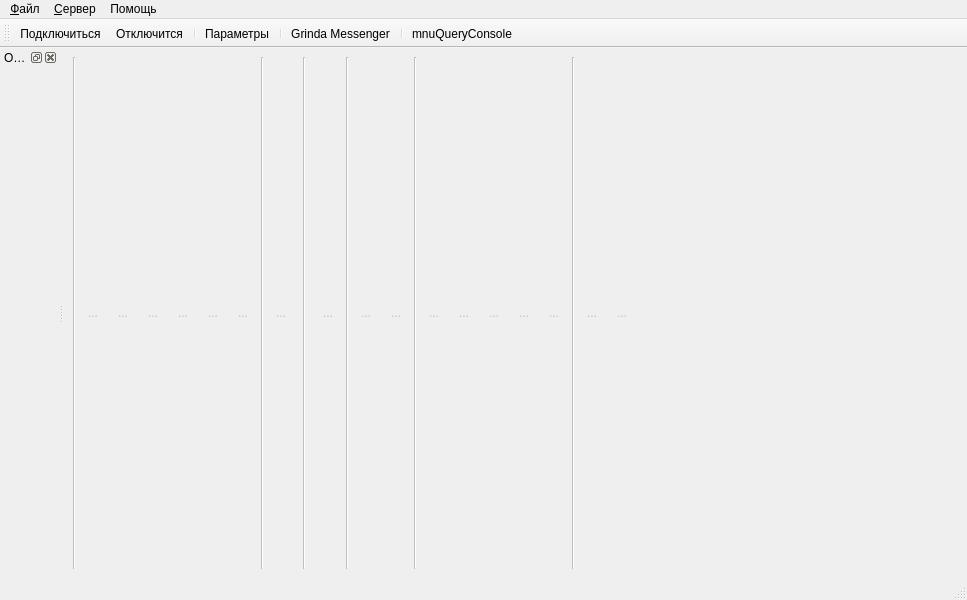
<?xml version="1.0" encoding="UTF-8"?>
<ui version="4.0">
 <class>MainWindow</class>
 <widget class="QMainWindow" name="MainWindow">
  <property name="geometry">
   <rect>
    <x>0</x>
    <y>0</y>
    <width>967</width>
    <height>600</height>
   </rect>
  </property>
  <property name="windowTitle">
   <string>Менеджер сервера</string>
  </property>
  <property name="windowIcon">
   <iconset resource="../ba_resurses.qrc">
    <normaloff>:/img/socket.ico</normaloff>:/img/socket.ico</iconset>
  </property>
  <widget class="QWidget" name="centralwidget">
   <layout class="QGridLayout" name="gridLayout">
    <item row="0" column="0">
     <widget class="QWidget" name="widgetToolBar" native="true">
      <property name="enabled">
       <bool>false</bool>
      </property>
      <layout class="QHBoxLayout" name="horizontalLayout">
       <property name="leftMargin">
        <number>0</number>
       </property>
       <property name="topMargin">
        <number>0</number>
       </property>
       <property name="rightMargin">
        <number>0</number>
       </property>
       <property name="bottomMargin">
        <number>0</number>
       </property>
       <item>
        <widget class="QLabel" name="label">
         <property name="minimumSize">
          <size>
           <width>2</width>
           <height>0</height>
          </size>
         </property>
         <property name="maximumSize">
          <size>
           <width>2</width>
           <height>16777215</height>
          </size>
         </property>
         <property name="frameShape">
          <enum>QFrame::VLine</enum>
         </property>
         <property name="frameShadow">
          <enum>QFrame::Sunken</enum>
         </property>
         <property name="text">
          <string/>
         </property>
        </widget>
       </item>
       <item>
        <widget class="QToolButton" name="btnAdd">
         <property name="toolTip">
          <string>Доавить</string>
         </property>
         <property name="text">
          <string>...</string>
         </property>
         <property name="icon">
          <iconset resource="../ba_resurses.qrc">
           <normaloff>:/img/itemAdd.png</normaloff>:/img/itemAdd.png</iconset>
         </property>
         <property name="autoRaise">
          <bool>true</bool>
         </property>
        </widget>
       </item>
       <item>
        <widget class="QToolButton" name="btnAddGroup">
         <property name="text">
          <string>...</string>
         </property>
         <property name="icon">
          <iconset resource="../ba_resurses.qrc">
           <normaloff>:/img/addGroup.png</normaloff>:/img/addGroup.png</iconset>
         </property>
         <property name="autoRaise">
          <bool>true</bool>
         </property>
        </widget>
       </item>
       <item>
        <widget class="QToolButton" name="btnMoveTo">
         <property name="text">
          <string>...</string>
         </property>
         <property name="icon">
          <iconset resource="../ba_resurses.qrc">
           <normaloff>:/img/move_to.png</normaloff>:/img/move_to.png</iconset>
         </property>
         <property name="autoRaise">
          <bool>true</bool>
         </property>
        </widget>
       </item>
       <item>
        <widget class="QToolButton" name="btnEdit">
         <property name="toolTip">
          <string>Изменить</string>
         </property>
         <property name="text">
          <string>...</string>
         </property>
         <property name="icon">
          <iconset resource="../ba_resurses.qrc">
           <normaloff>:/img/itemEdit.png</normaloff>:/img/itemEdit.png</iconset>
         </property>
         <property name="autoRaise">
          <bool>true</bool>
         </property>
        </widget>
       </item>
       <item>
        <widget class="QToolButton" name="btnDelete">
         <property name="toolTip">
          <string>Удалить</string>
         </property>
         <property name="text">
          <string>...</string>
         </property>
         <property name="icon">
          <iconset resource="../ba_resurses.qrc">
           <normaloff>:/img/itemDelete.png</normaloff>:/img/itemDelete.png</iconset>
         </property>
         <property name="autoRaise">
          <bool>true</bool>
         </property>
        </widget>
       </item>
       <item>
        <widget class="QToolButton" name="btnSendClientRelease">
         <property name="toolTip">
          <string>Загрузить новую версию мобильного приложения</string>
         </property>
         <property name="text">
          <string>...</string>
         </property>
         <property name="icon">
          <iconset resource="../ba_resurses.qrc">
           <normaloff>:/img/save.png</normaloff>:/img/save.png</iconset>
         </property>
         <property name="autoRaise">
          <bool>true</bool>
         </property>
        </widget>
       </item>
       <item>
        <widget class="QLabel" name="label_2">
         <property name="maximumSize">
          <size>
           <width>2</width>
           <height>16777215</height>
          </size>
         </property>
         <property name="frameShape">
          <enum>QFrame::VLine</enum>
         </property>
         <property name="frameShadow">
          <enum>QFrame::Sunken</enum>
         </property>
         <property name="text">
          <string/>
         </property>
        </widget>
       </item>
       <item>
        <widget class="QToolButton" name="btnInfo">
         <property name="text">
          <string>...</string>
         </property>
         <property name="icon">
          <iconset resource="../ba_resurses.qrc">
           <normaloff>:/img/!.png</normaloff>:/img/!.png</iconset>
         </property>
         <property name="autoRaise">
          <bool>true</bool>
         </property>
        </widget>
       </item>
       <item>
        <widget class="QLabel" name="label_6">
         <property name="minimumSize">
          <size>
           <width>2</width>
           <height>0</height>
          </size>
         </property>
         <property name="frameShape">
          <enum>QFrame::VLine</enum>
         </property>
         <property name="frameShadow">
          <enum>QFrame::Sunken</enum>
         </property>
         <property name="text">
          <string/>
         </property>
        </widget>
       </item>
       <item>
        <widget class="QToolButton" name="btnRefresh">
         <property name="toolTip">
          <string>Обновить</string>
         </property>
         <property name="text">
          <string>...</string>
         </property>
         <property name="icon">
          <iconset resource="../ba_resurses.qrc">
           <normaloff>:/img/update.png</normaloff>:/img/update.png</iconset>
         </property>
         <property name="popupMode">
          <enum>QToolButton::DelayedPopup</enum>
         </property>
         <property name="toolButtonStyle">
          <enum>Qt::ToolButtonIconOnly</enum>
         </property>
         <property name="autoRaise">
          <bool>true</bool>
         </property>
        </widget>
       </item>
       <item>
        <widget class="QLabel" name="label_3">
         <property name="maximumSize">
          <size>
           <width>2</width>
           <height>16777215</height>
          </size>
         </property>
         <property name="frameShape">
          <enum>QFrame::VLine</enum>
         </property>
         <property name="frameShadow">
          <enum>QFrame::Sunken</enum>
         </property>
         <property name="text">
          <string/>
         </property>
        </widget>
       </item>
       <item>
        <widget class="QToolButton" name="btnDataImport">
         <property name="toolTip">
          <string>Импорт</string>
         </property>
         <property name="text">
          <string>...</string>
         </property>
         <property name="icon">
          <iconset resource="../ba_resurses.qrc">
           <normaloff>:/img/importFromDatabase.png</normaloff>:/img/importFromDatabase.png</iconset>
         </property>
         <property name="autoRaise">
          <bool>true</bool>
         </property>
        </widget>
       </item>
       <item>
        <widget class="QToolButton" name="btnDataExport">
         <property name="toolTip">
          <string>Экспорт</string>
         </property>
         <property name="text">
          <string>...</string>
         </property>
         <property name="icon">
          <iconset resource="../ba_resurses.qrc">
           <normaloff>:/img/exportKeysToDatabase.png</normaloff>:/img/exportKeysToDatabase.png</iconset>
         </property>
         <property name="autoRaise">
          <bool>true</bool>
         </property>
        </widget>
       </item>
       <item>
        <widget class="QLabel" name="label_4">
         <property name="maximumSize">
          <size>
           <width>2</width>
           <height>16777215</height>
          </size>
         </property>
         <property name="frameShape">
          <enum>QFrame::VLine</enum>
         </property>
         <property name="frameShadow">
          <enum>QFrame::Sunken</enum>
         </property>
         <property name="text">
          <string/>
         </property>
        </widget>
       </item>
       <item>
        <widget class="QToolButton" name="btnSetLinkDevice">
         <property name="toolTip">
          <string>Привязать к устройству</string>
         </property>
         <property name="text">
          <string>...</string>
         </property>
         <property name="icon">
          <iconset resource="../ba_resurses.qrc">
           <normaloff>:/img/link.png</normaloff>:/img/link.png</iconset>
         </property>
         <property name="autoRaise">
          <bool>true</bool>
         </property>
        </widget>
       </item>
       <item>
        <widget class="QToolButton" name="btnRegistryDevice">
         <property name="toolTip">
          <string>Зарегистрировать устройство</string>
         </property>
         <property name="text">
          <string>...</string>
         </property>
         <property name="icon">
          <iconset resource="../ba_resurses.qrc">
           <normaloff>:/img/SqlDivaces.png</normaloff>:/img/SqlDivaces.png</iconset>
         </property>
         <property name="autoRaise">
          <bool>true</bool>
         </property>
        </widget>
       </item>
       <item>
        <widget class="QToolButton" name="btnRegistryUser">
         <property name="toolTip">
          <string>Зарегистрировать пользователя</string>
         </property>
         <property name="text">
          <string>...</string>
         </property>
         <property name="icon">
          <iconset resource="../ba_resurses.qrc">
           <normaloff>:/img/certUsers.png</normaloff>:/img/certUsers.png</iconset>
         </property>
         <property name="autoRaise">
          <bool>true</bool>
         </property>
        </widget>
       </item>
       <item>
        <widget class="QToolButton" name="btnEditCache">
         <property name="toolTip">
          <string>Параметры пользователя</string>
         </property>
         <property name="text">
          <string>...</string>
         </property>
         <property name="icon">
          <iconset resource="../ba_resurses.qrc">
           <normaloff>:/img/userOptions.ico</normaloff>:/img/userOptions.ico</iconset>
         </property>
         <property name="autoRaise">
          <bool>true</bool>
         </property>
        </widget>
       </item>
       <item>
        <widget class="QToolButton" name="btnSystemUsers">
         <property name="text">
          <string>...</string>
         </property>
         <property name="icon">
          <iconset resource="../ba_resurses.qrc">
           <normaloff>:/img/userToDatabase.png</normaloff>:/img/userToDatabase.png</iconset>
         </property>
         <property name="autoRaise">
          <bool>true</bool>
         </property>
        </widget>
       </item>
       <item>
        <widget class="QLabel" name="label_5">
         <property name="maximumSize">
          <size>
           <width>2</width>
           <height>16777215</height>
          </size>
         </property>
         <property name="frameShape">
          <enum>QFrame::VLine</enum>
         </property>
         <property name="frameShadow">
          <enum>QFrame::Sunken</enum>
         </property>
         <property name="text">
          <string/>
         </property>
        </widget>
       </item>
       <item>
        <widget class="QToolButton" name="btnTaskRestart">
         <property name="statusTip">
          <string>Перезапустить</string>
         </property>
         <property name="text">
          <string>...</string>
         </property>
         <property name="icon">
          <iconset resource="../ba_resurses.qrc">
           <normaloff>:/img/move_end.png</normaloff>:/img/move_end.png</iconset>
         </property>
         <property name="autoRaise">
          <bool>true</bool>
         </property>
        </widget>
       </item>
       <item>
        <widget class="QToolButton" name="btnStartTask">
         <property name="toolTip">
          <string>Выполнить сейчас</string>
         </property>
         <property name="text">
          <string>...</string>
         </property>
         <property name="icon">
          <iconset resource="../ba_resurses.qrc">
           <normaloff>:/img/startTask.png</normaloff>:/img/startTask.png</iconset>
         </property>
         <property name="autoRaise">
          <bool>true</bool>
         </property>
        </widget>
       </item>
       <item>
        <spacer name="horizontalSpacer">
         <property name="orientation">
          <enum>Qt::Horizontal</enum>
         </property>
         <property name="sizeHint" stdset="0">
          <size>
           <width>40</width>
           <height>20</height>
          </size>
         </property>
        </spacer>
       </item>
      </layout>
      <zorder>btnRegistryUser</zorder>
      <zorder>label</zorder>
      <zorder>btnAdd</zorder>
      <zorder>btnAddGroup</zorder>
      <zorder>btnEdit</zorder>
      <zorder>btnDelete</zorder>
      <zorder>btnSendClientRelease</zorder>
      <zorder>label_2</zorder>
      <zorder>btnInfo</zorder>
      <zorder>label_6</zorder>
      <zorder>btnRefresh</zorder>
      <zorder>label_3</zorder>
      <zorder>btnDataImport</zorder>
      <zorder>btnDataExport</zorder>
      <zorder>label_4</zorder>
      <zorder>btnSetLinkDevice</zorder>
      <zorder>btnRegistryDevice</zorder>
      <zorder>btnTaskRestart</zorder>
      <zorder>btnStartTask</zorder>
      <zorder>btnEditCache</zorder>
      <zorder>label_5</zorder>
      <zorder>btnSystemUsers</zorder>
      <zorder>btnMoveTo</zorder>
     </widget>
    </item>
    <item row="1" column="0">
     <layout class="QVBoxLayout" name="verticalLayoutTree"/>
    </item>
   </layout>
  </widget>
  <widget class="QMenuBar" name="menubar">
   <property name="geometry">
    <rect>
     <x>0</x>
     <y>0</y>
     <width>967</width>
     <height>22</height>
    </rect>
   </property>
   <widget class="QMenu" name="menu">
    <property name="title">
     <string>&amp;Файл</string>
    </property>
    <addaction name="mnuExit"/>
   </widget>
   <widget class="QMenu" name="menu_2">
    <property name="title">
     <string>&amp;Сервер</string>
    </property>
    <addaction name="mnuConnect"/>
    <addaction name="mnuDisconnect"/>
    <addaction name="mnuServerRestart"/>
    <addaction name="separator"/>
    <addaction name="mnuOptions"/>
    <addaction name="separator"/>
    <addaction name="mnuUpdatePriceChecker"/>
    <addaction name="mnuDwnloadAnydesk"/>
   </widget>
   <widget class="QMenu" name="menu_3">
    <property name="title">
     <string>Помощь</string>
    </property>
    <addaction name="mnuAbout"/>
   </widget>
   <addaction name="menu"/>
   <addaction name="menu_2"/>
   <addaction name="menu_3"/>
  </widget>
  <widget class="QStatusBar" name="statusbar"/>
  <widget class="QToolBar" name="toolBar">
   <property name="windowTitle">
    <string>toolBar</string>
   </property>
   <property name="toolTip">
    <string/>
   </property>
   <attribute name="toolBarArea">
    <enum>TopToolBarArea</enum>
   </attribute>
   <attribute name="toolBarBreak">
    <bool>false</bool>
   </attribute>
   <addaction name="mnuConnect"/>
   <addaction name="mnuDisconnect"/>
   <addaction name="separator"/>
   <addaction name="mnuOptions"/>
   <addaction name="separator"/>
   <addaction name="mnuMessaneger"/>
   <addaction name="separator"/>
   <addaction name="actionmnuQueryConsole"/>
  </widget>
  <widget class="QDockWidget" name="dockWidgetObjects">
   <property name="windowTitle">
    <string>Объекты севрвера</string>
   </property>
   <attribute name="dockWidgetArea">
    <number>1</number>
   </attribute>
   <widget class="QWidget" name="dockWidgetContents">
    <layout class="QGridLayout" name="gridLayout_2">
     <item row="0" column="0">
      <widget class="QWidget" name="dockWidgetMainTree" native="true">
       <layout class="QGridLayout" name="gridLayoutTree">
        <property name="leftMargin">
         <number>0</number>
        </property>
        <property name="topMargin">
         <number>0</number>
        </property>
        <property name="rightMargin">
         <number>0</number>
        </property>
        <property name="bottomMargin">
         <number>0</number>
        </property>
        <property name="spacing">
         <number>0</number>
        </property>
       </layout>
      </widget>
     </item>
    </layout>
   </widget>
  </widget>
  <action name="mnuConnect">
   <property name="icon">
    <iconset resource="../ba_resurses.qrc">
     <normaloff>:/img/connect.png</normaloff>:/img/connect.png</iconset>
   </property>
   <property name="text">
    <string>&amp;Подключиться</string>
   </property>
   <property name="toolTip">
    <string>Открыть соединение</string>
   </property>
  </action>
  <action name="mnuExit">
   <property name="text">
    <string>&amp;Закрыть</string>
   </property>
  </action>
  <action name="mnuDisconnect">
   <property name="icon">
    <iconset resource="../ba_resurses.qrc">
     <normaloff>:/img/disconnect.png</normaloff>:/img/disconnect.png</iconset>
   </property>
   <property name="text">
    <string>Отключится</string>
   </property>
   <property name="toolTip">
    <string>Закрыть соединение</string>
   </property>
  </action>
  <action name="mnuAbout">
   <property name="text">
    <string>&amp;О программе ...</string>
   </property>
  </action>
  <action name="mnuOptions">
   <property name="icon">
    <iconset resource="../ba_resurses.qrc">
     <normaloff>:/img/settings.ico</normaloff>:/img/settings.ico</iconset>
   </property>
   <property name="text">
    <string>Параметры</string>
   </property>
  </action>
  <action name="mnuServerRestart">
   <property name="text">
    <string>Перезапустить</string>
   </property>
  </action>
  <action name="mnuUpdatePriceChecker">
   <property name="text">
    <string>Обновить версию мобильного приложения</string>
   </property>
  </action>
  <action name="mnuMessaneger">
   <property name="icon">
    <iconset resource="../ba_resurses.qrc">
     <normaloff>:/img/messaneger.svg</normaloff>:/img/messaneger.svg</iconset>
   </property>
   <property name="text">
    <string>Grinda Messenger</string>
   </property>
   <property name="toolTip">
    <string>Открыть мессенеджер</string>
   </property>
  </action>
  <action name="actionmnuQueryConsole">
   <property name="icon">
    <iconset resource="../ba_resurses.qrc">
     <normaloff>:/img/sql.png</normaloff>:/img/sql.png</iconset>
   </property>
   <property name="text">
    <string>mnuQueryConsole</string>
   </property>
   <property name="toolTip">
    <string>Открыть консоль запросов</string>
   </property>
  </action>
  <action name="mnuDwnloadAnydesk">
   <property name="text">
    <string>Загрузить anydesk.apk</string>
   </property>
  </action>
 </widget>
 <resources>
  <include location="../ba_resurses.qrc"/>
 </resources>
 <connections/>
</ui>
